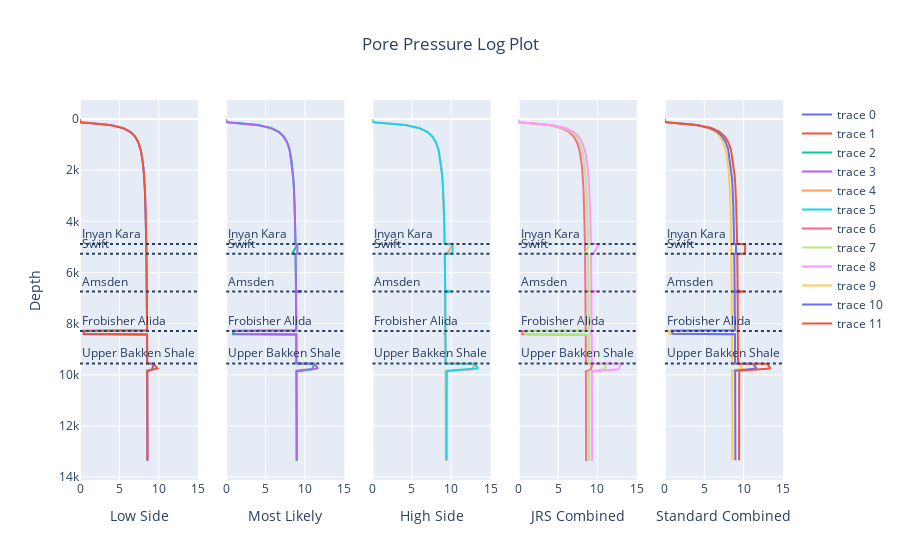

The notebook cell saved with this chart:
### Markdown cell above
# Figure Code

### Code cell
fig = make_subplots(rows = 1, cols = 5, shared_yaxes = True)

# Low side
fig.add_trace(go.Scatter(x = df_LS['LS_PPG'], y = df_LS['DEPTH']), row = 1, col = 1)
fig.add_trace(go.Scatter(x = df_OG_LS['OG OF LS_PP_PPG'], y = df_OG_LS['DEPTH']), row = 1, col = 1)

# Most likely
fig.add_trace(go.Scatter(x = df_ML['ML_PPG'], y = df_ML['DEPTH']), row = 1, col = 2)
fig.add_trace(go.Scatter(x = df_OG_ML['OG OF ML_PP_PPG'], y = df_OG_ML['DEPTH']), row = 1, col = 2)

# High side
fig.add_trace(go.Scatter(x = df_HS['HS_PPG'], y = df_HS['DEPTH']), row = 1, col = 3)
fig.add_trace(go.Scatter(x = df_OG_HS['OG OF HS_PP_PPG'], y = df_OG_HS['DEPTH']), row = 1, col = 3)

# JRS combined
fig.add_trace(go.Scatter(x = df_LS['LS_PPG'], y = df_LS['DEPTH']), row = 1, col = 4)
fig.add_trace(go.Scatter(x = df_ML['ML_PPG'], y = df_ML['DEPTH']), row = 1, col = 4)
fig.add_trace(go.Scatter(x = df_HS['HS_PPG'], y = df_HS['DEPTH']), row = 1, col = 4)




# Standard combined
fig.add_trace(go.Scatter(x = df_OG_LS['OG OF LS_PP_PPG'], y = df_OG_LS['DEPTH']), row = 1, col = 5)
fig.add_trace(go.Scatter(x = df_OG_ML['OG OF ML_PP_PPG'], y = df_OG_ML['DEPTH']), row = 1, col = 5)
fig.add_trace(go.Scatter(x = df_OG_HS['OG OF HS_PP_PPG'], y = df_OG_HS['DEPTH']), row = 1, col = 5)



# Add formation tops and labels
fig.add_hline(y = int(inyan_kara['MD']), line_dash = 'dot', row=1, col="all", annotation_text = 'Inyan Kara', annotation_position = 'top left')
fig.add_hline(y = int(swift['MD']), line_dash="dot", row=1, col="all", annotation_text = 'Swift', annotation_position = 'top left')
fig.add_hline(y =int(amsden['MD']), line_dash="dot", row=1, col="all", annotation_text = 'Amsden', annotation_position = 'top left')
fig.add_hline( y=int(frobisher_alida['MD']), line_dash="dot", row=1, col="all", annotation_text = 'Frobisher Alida', annotation_position = 'top left')
fig.add_hline(y = int(upper_bakken['MD']), line_dash="dot", row=1, col="all", annotation_text = 'Upper Bakken Shale', annotation_position = 'top left')




fig.update_yaxes(title_text = 'Depth', row = 1, col = 1, autorange = 'reversed')

fig.update_layout(title_text = 'Pore Pressure Log Plot', title_x = .5,  height = 1200)

fig.update_xaxes(title_text = 'Low Side', row = 1, col = 1)
fig.update_xaxes(title_text = 'Most Likely', row = 1, col = 2)
fig.update_xaxes(title_text = 'High Side', row = 1, col = 3)
fig.update_xaxes(title_text = 'JRS Combined', row = 1, col = 4)
fig.update_xaxes(title_text = 'Standard Combined', row = 1, col = 5)
fig.update_xaxes(range = [0,15])

# add a range slider
fig.update_xaxes(rangeslider_visible = False)

fig.show()

### Figure 1 — Plotly figure (JSON) as saved in the notebook; plotly's stock layout.template omitted (floating-point values rounded to 4 significant figures; data arrays with more than 128 entries replaced by an {"elided": "..."} marker saying what was removed)
{"data": [{"type": "scatter", "x": {"elided": "667 float values"}, "xaxis": "x", "y": {"elided": "667 int values"}, "yaxis": "y"}, {"type": "scatter", "x": {"elided": "667 float values"}, "xaxis": "x", "y": {"elided": "667 int values"}, "yaxis": "y"}, {"type": "scatter", "x": {"elided": "667 float values"}, "xaxis": "x2", "y": {"elided": "667 int values"}, "yaxis": "y2"}, {"type": "scatter", "x": {"elided": "667 float values"}, "xaxis": "x2", "y": {"elided": "667 int values"}, "yaxis": "y2"}, {"type": "scatter", "x": {"elided": "667 float values"}, "xaxis": "x3", "y": {"elided": "667 int values"}, "yaxis": "y3"}, {"type": "scatter", "x": {"elided": "667 float values"}, "xaxis": "x3", "y": {"elided": "667 int values"}, "yaxis": "y3"}, {"type": "scatter", "x": {"elided": "667 float values"}, "xaxis": "x4", "y": {"elided": "667 int values"}, "yaxis": "y4"}, {"type": "scatter", "x": {"elided": "667 float values"}, "xaxis": "x4", "y": {"elided": "667 int values"}, "yaxis": "y4"}, {"type": "scatter", "x": {"elided": "667 float values"}, "xaxis": "x4", "y": {"elided": "667 int values"}, "yaxis": "y4"}, {"type": "scatter", "x": {"elided": "667 float values"}, "xaxis": "x5", "y": {"elided": "667 int values"}, "yaxis": "y5"}, {"type": "scatter", "x": {"elided": "667 float values"}, "xaxis": "x5", "y": {"elided": "667 int values"}, "yaxis": "y5"}, {"type": "scatter", "x": {"elided": "667 float values"}, "xaxis": "x5", "y": {"elided": "667 int values"}, "yaxis": "y5"}], "layout": {"annotations": [{"showarrow": false, "text": "Inyan Kara", "x": 0, "xanchor": "left", "xref": "x domain", "y": 4889, "yanchor": "bottom", "yref": "y"}, {"showarrow": false, "text": "Inyan Kara", "x": 0, "xanchor": "left", "xref": "x2 domain", "y": 4889, "yanchor": "bottom", "yref": "y2"}, {"showarrow": false, "text": "Inyan Kara", "x": 0, "xanchor": "left", "xref": "x3 domain", "y": 4889, "yanchor": "bottom", "yref": "y3"}, {"showarrow": false, "text": "Inyan Kara", "x": 0, "xanchor": "left", "xref": "x4 domain", "y": 4889, "yanchor": "bottom", "yref": "y4"}, {"showarrow": false, "text": "Inyan Kara", "x": 0, "xanchor": "left", "xref": "x5 domain", "y": 4889, "yanchor": "bottom", "yref": "y5"}, {"showarrow": false, "text": "Swift", "x": 0, "xanchor": "left", "xref": "x domain", "y": 5273, "yanchor": "bottom", "yref": "y"}, {"showarrow": false, "text": "Swift", "x": 0, "xanchor": "left", "xref": "x2 domain", "y": 5273, "yanchor": "bottom", "yref": "y2"}, {"showarrow": false, "text": "Swift", "x": 0, "xanchor": "left", "xref": "x3 domain", "y": 5273, "yanchor": "bottom", "yref": "y3"}, {"showarrow": false, "text": "Swift", "x": 0, "xanchor": "left", "xref": "x4 domain", "y": 5273, "yanchor": "bottom", "yref": "y4"}, {"showarrow": false, "text": "Swift", "x": 0, "xanchor": "left", "xref": "x5 domain", "y": 5273, "yanchor": "bottom", "yref": "y5"}, {"showarrow": false, "text": "Amsden", "x": 0, "xanchor": "left", "xref": "x domain", "y": 6748, "yanchor": "bottom", "yref": "y"}, {"showarrow": false, "text": "Amsden", "x": 0, "xanchor": "left", "xref": "x2 domain", "y": 6748, "yanchor": "bottom", "yref": "y2"}, {"showarrow": false, "text": "Amsden", "x": 0, "xanchor": "left", "xref": "x3 domain", "y": 6748, "yanchor": "bottom", "yref": "y3"}, {"showarrow": false, "text": "Amsden", "x": 0, "xanchor": "left", "xref": "x4 domain", "y": 6748, "yanchor": "bottom", "yref": "y4"}, {"showarrow": false, "text": "Amsden", "x": 0, "xanchor": "left", "xref": "x5 domain", "y": 6748, "yanchor": "bottom", "yref": "y5"}, {"showarrow": false, "text": "Frobisher Alida", "x": 0, "xanchor": "left", "xref": "x domain", "y": 8285, "yanchor": "bottom", "yref": "y"}, {"showarrow": false, "text": "Frobisher Alida", "x": 0, "xanchor": "left", "xref": "x2 domain", "y": 8285, "yanchor": "bottom", "yref": "y2"}, {"showarrow": false, "text": "Frobisher Alida", "x": 0, "xanchor": "left", "xref": "x3 domain", "y": 8285, "yanchor": "bottom", "yref": "y3"}, {"showarrow": false, "text": "Frobisher Alida", "x": 0, "xanchor": "left", "xref": "x4 domain", "y": 8285, "yanchor": "bottom", "yref": "y4"}, {"showarrow": false, "text": "Frobisher Alida", "x": 0, "xanchor": "left", "xref": "x5 domain", "y": 8285, "yanchor": "bottom", "yref": "y5"}, {"showarrow": false, "text": "Upper Bakken Shale", "x": 0, "xanchor": "left", "xref": "x domain", "y": 9558, "yanchor": "bottom", "yref": "y"}, {"showarrow": false, "text": "Upper Bakken Shale", "x": 0, "xanchor": "left", "xref": "x2 domain", "y": 9558, "yanchor": "bottom", "yref": "y2"}, {"showarrow": false, "text": "Upper Bakken Shale", "x": 0, "xanchor": "left", "xref": "x3 domain", "y": 9558, "yanchor": "bottom", "yref": "y3"}, {"showarrow": false, "text": "Upper Bakken Shale", "x": 0, "xanchor": "left", "xref": "x4 domain", "y": 9558, "yanchor": "bottom", "yref": "y4"}, {"showarrow": false, "text": "Upper Bakken Shale", "x": 0, "xanchor": "left", "xref": "x5 domain", "y": 9558, "yanchor": "bottom", "yref": "y5"}], "autosize": true, "shapes": [{"line": {"dash": "dot"}, "type": "line", "x0": 0, "x1": 1, "xref": "x domain", "y0": 4889, "y1": 4889, "yref": "y"}, {"line": {"dash": "dot"}, "type": "line", "x0": 0, "x1": 1, "xref": "x2 domain", "y0": 4889, "y1": 4889, "yref": "y2"}, {"line": {"dash": "dot"}, "type": "line", "x0": 0, "x1": 1, "xref": "x3 domain", "y0": 4889, "y1": 4889, "yref": "y3"}, {"line": {"dash": "dot"}, "type": "line", "x0": 0, "x1": 1, "xref": "x4 domain", "y0": 4889, "y1": 4889, "yref": "y4"}, {"line": {"dash": "dot"}, "type": "line", "x0": 0, "x1": 1, "xref": "x5 domain", "y0": 4889, "y1": 4889, "yref": "y5"}, {"line": {"dash": "dot"}, "type": "line", "x0": 0, "x1": 1, "xref": "x domain", "y0": 5273, "y1": 5273, "yref": "y"}, {"line": {"dash": "dot"}, "type": "line", "x0": 0, "x1": 1, "xref": "x2 domain", "y0": 5273, "y1": 5273, "yref": "y2"}, {"line": {"dash": "dot"}, "type": "line", "x0": 0, "x1": 1, "xref": "x3 domain", "y0": 5273, "y1": 5273, "yref": "y3"}, {"line": {"dash": "dot"}, "type": "line", "x0": 0, "x1": 1, "xref": "x4 domain", "y0": 5273, "y1": 5273, "yref": "y4"}, {"line": {"dash": "dot"}, "type": "line", "x0": 0, "x1": 1, "xref": "x5 domain", "y0": 5273, "y1": 5273, "yref": "y5"}, {"line": {"dash": "dot"}, "type": "line", "x0": 0, "x1": 1, "xref": "x domain", "y0": 6748, "y1": 6748, "yref": "y"}, {"line": {"dash": "dot"}, "type": "line", "x0": 0, "x1": 1, "xref": "x2 domain", "y0": 6748, "y1": 6748, "yref": "y2"}, {"line": {"dash": "dot"}, "type": "line", "x0": 0, "x1": 1, "xref": "x3 domain", "y0": 6748, "y1": 6748, "yref": "y3"}, {"line": {"dash": "dot"}, "type": "line", "x0": 0, "x1": 1, "xref": "x4 domain", "y0": 6748, "y1": 6748, "yref": "y4"}, {"line": {"dash": "dot"}, "type": "line", "x0": 0, "x1": 1, "xref": "x5 domain", "y0": 6748, "y1": 6748, "yref": "y5"}, {"line": {"dash": "dot"}, "type": "line", "x0": 0, "x1": 1, "xref": "x domain", "y0": 8285, "y1": 8285, "yref": "y"}, {"line": {"dash": "dot"}, "type": "line", "x0": 0, "x1": 1, "xref": "x2 domain", "y0": 8285, "y1": 8285, "yref": "y2"}, {"line": {"dash": "dot"}, "type": "line", "x0": 0, "x1": 1, "xref": "x3 domain", "y0": 8285, "y1": 8285, "yref": "y3"}, {"line": {"dash": "dot"}, "type": "line", "x0": 0, "x1": 1, "xref": "x4 domain", "y0": 8285, "y1": 8285, "yref": "y4"}, {"line": {"dash": "dot"}, "type": "line", "x0": 0, "x1": 1, "xref": "x5 domain", "y0": 8285, "y1": 8285, "yref": "y5"}, {"line": {"dash": "dot"}, "type": "line", "x0": 0, "x1": 1, "xref": "x domain", "y0": 9558, "y1": 9558, "yref": "y"}, {"line": {"dash": "dot"}, "type": "line", "x0": 0, "x1": 1, "xref": "x2 domain", "y0": 9558, "y1": 9558, "yref": "y2"}, {"line": {"dash": "dot"}, "type": "line", "x0": 0, "x1": 1, "xref": "x3 domain", "y0": 9558, "y1": 9558, "yref": "y3"}, {"line": {"dash": "dot"}, "type": "line", "x0": 0, "x1": 1, "xref": "x4 domain", "y0": 9558, "y1": 9558, "yref": "y4"}, {"line": {"dash": "dot"}, "type": "line", "x0": 0, "x1": 1, "xref": "x5 domain", "y0": 9558, "y1": 9558, "yref": "y5"}], "title": {"text": "Pore Pressure Log Plot", "x": 0.5}, "xaxis": {"anchor": "y", "domain": [0, 0.168], "range": [0, 15], "rangeslider": {"visible": false, "yaxis": {}}, "title": {"text": "Low Side"}, "type": "linear"}, "xaxis2": {"anchor": "y2", "domain": [0.208, 0.376], "range": [0, 15], "rangeslider": {"visible": false, "yaxis2": {}}, "title": {"text": "Most Likely"}, "type": "linear"}, "xaxis3": {"anchor": "y3", "domain": [0.416, 0.584], "range": [0, 15], "rangeslider": {"visible": false, "yaxis3": {}}, "title": {"text": "High Side"}, "type": "linear"}, "xaxis4": {"anchor": "y4", "domain": [0.624, 0.792], "range": [0, 15], "rangeslider": {"visible": false, "yaxis4": {}}, "title": {"text": "JRS Combined"}, "type": "linear"}, "xaxis5": {"anchor": "y5", "domain": [0.832, 1], "range": [0, 15], "rangeslider": {"visible": false, "yaxis5": {}}, "title": {"text": "Standard Combined"}, "type": "linear"}, "yaxis": {"anchor": "x", "autorange": true, "domain": [0, 1], "range": [14110.0, -742.9], "title": {"text": "Depth"}, "type": "linear"}, "yaxis2": {"anchor": "x2", "autorange": true, "domain": [0, 1], "matches": "y", "range": [14110.0, -742.9], "showticklabels": false, "type": "linear"}, "yaxis3": {"anchor": "x3", "autorange": true, "domain": [0, 1], "matches": "y", "range": [14110.0, -742.9], "showticklabels": false, "type": "linear"}, "yaxis4": {"anchor": "x4", "autorange": true, "domain": [0, 1], "matches": "y", "range": [14110.0, -742.9], "showticklabels": false, "type": "linear"}, "yaxis5": {"anchor": "x5", "autorange": true, "domain": [0, 1], "matches": "y", "range": [14110.0, -742.9], "showticklabels": false, "type": "linear"}}}
